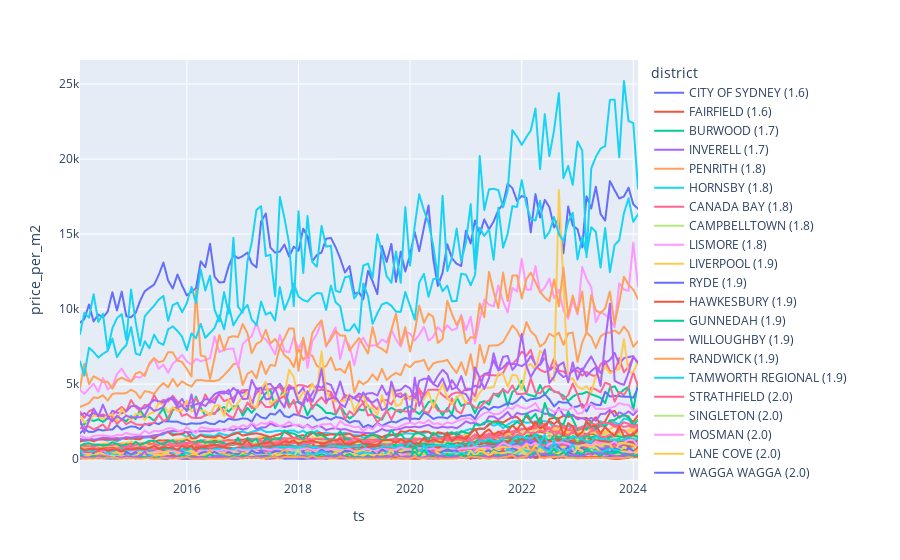

Source (notebook cell):
### Code cell
x = df3.to_pandas().sort_values(['multiplier', 'district_name', 'ts'])
x['district'] = x.district_name + ' (' + x.multiplier.round(1).astype(str) + ')'
px.line(
    x,
    x='ts', y='price_per_m2', color="district",
    # log_y=True,
)
